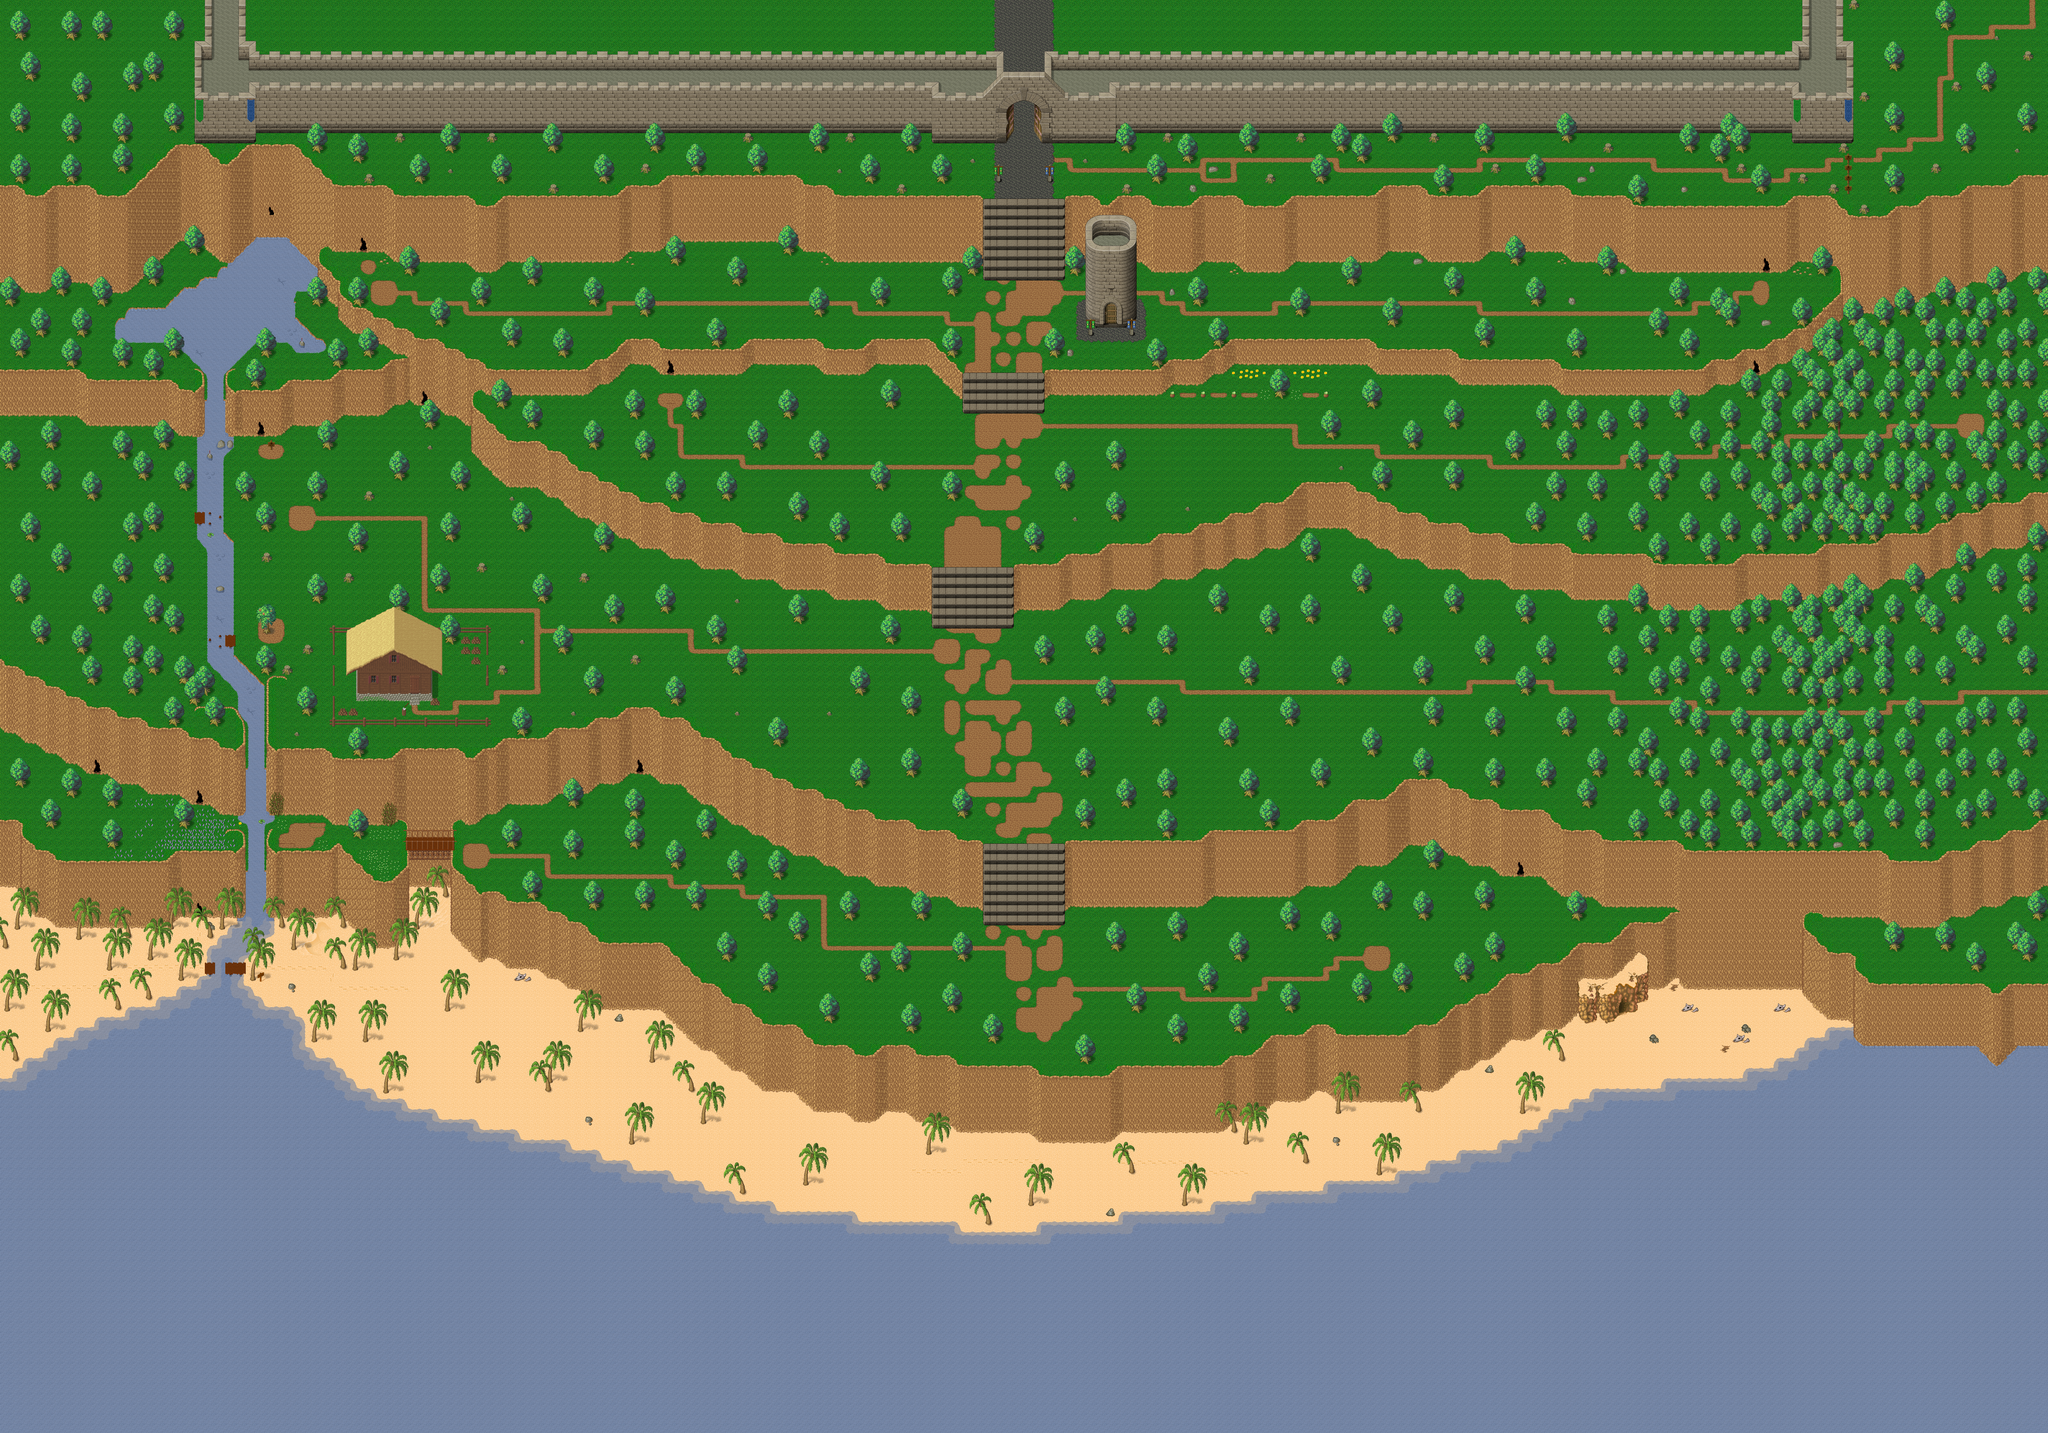

A level layout from a 2D game, rendered from its tile map. Below: a short description, then the map file with tile-grid data replaced by summaries:
An orthogonal 200x140 tile map with 32x32 px tiles, 6 tile layers (ground, ground 2, Fringe, top1, ...), 2 hidden layers not drawn, 14 tilesets and 21 objects (11x warp, 6x spawn, 4x PARTICLE_EFFECT).

<map version="1.4" tiledversion="1.4.1" orientation="orthogonal" renderorder="right-down" width="200" height="140" tilewidth="32" tileheight="32" infinite="0" nextlayerid="18" nextobjectid="91">
 <properties>
  <property name="background0image" value="graphics/images/spit23loginwallpaper_800x600.png" />
  <property name="author" value="TMW Brazil Team" />
  <property name="license" value="GPL 3.0" />
  <property name="minimap" value="graphics/minimaps/025-2.png" />
  <property name="music" value="sidequests.ogg" />
  <property name="name" value="Fortress Island - South" />
  <property name="overlay0image" value="graphics/images/ambient/cloud.png" />
  <property name="overlay0parallax" value="1.0" />
  <property name="overlay0scrollX" value="0.2" />
  <property name="overlay0scrollY" value="0.1" />
  <property name="overlay1image" value="graphics/images/ambient/darkness2.png" />
  <property name="overlay1mask" value="2" />
  <property name="overlay1parallax" value="1.0" />
  <property name="overlay1scrollX" value="0.2" />
  <property name="overlay1scrollY" value="0.1" />
  <property name="overlay2image" value="graphics/images/ambient/darkness1.png" />
  <property name="overlay2mask" value="4" />
  <property name="overlay2parallax" value="1.0" />
  <property name="overlay2scrollX" value="0.3" />
  <property name="overlay2scrollY" value="0.2" />
  <property name="overlay3image" value="graphics/images/ambient/night.png" />
  <property name="overlay3keepratio" value="true" />
  <property name="overlay3mask" value="8" />
  <property name="overlay4image" value="graphics/images/ambient/rain.png" />
  <property name="overlay4mask" value="16" />
  <property name="overlay4parallax" value="1.0" />
  <property name="overlay4scrollX" value="-0.3" />
  <property name="overlay4scrollY" value="1.6" />
  <property name="overlay5image" value="graphics/images/ambient/sandstorm.png" />
  <property name="overlay5mask" value="32" />
  <property name="overlay5parallax" value="1.0" />
  <property name="overlay5scrollX" value="0.2" />
  <property name="overlay5scrollY" value="0.1" />
  <property name="overlay6image" value="graphics/images/ambient/snow.png" />
  <property name="overlay6mask" value="64" />
  <property name="overlay6parallax" value="1.0" />
  <property name="overlay6scrollX" value="0.4" />
  <property name="overlay6scrollY" value="0.2" />
 </properties>
 <tileset firstgid="1" name="Colision" tilewidth="32" tileheight="32" tilecount="9" columns="3">
  <image source="../graphics/tilesets/collision.png" width="96" height="96" />
 </tileset>
 <tileset firstgid="10" name="Trans" tilewidth="32" tileheight="32" tilecount="176" columns="16">
  <image source="../graphics/tilesets/br/trans_woodland_desert.png" width="512" height="352" />
 </tileset>
 <tileset firstgid="186" name="Block Walls" tilewidth="32" tileheight="32" tilecount="256" columns="16">
  <image source="../graphics/tilesets/blockWalls.png" width="512" height="512" />
 </tileset>
 <tileset firstgid="442" name="Block Walls X2" tilewidth="32" tileheight="64" tilecount="16" columns="16">
  <image source="../graphics/tilesets/blockWalls_x2.png" width="512" height="64" />
 </tileset>
 <tileset firstgid="458" name="Woodland Ground" tilewidth="32" tileheight="32" tilecount="256" columns="16">
  <image source="../graphics/tilesets/woodland_ground.png" width="512" height="512" />
 </tileset>
 <tileset firstgid="714" name="Woodland X3" tilewidth="32" tileheight="96" tilecount="32" columns="16">
  <image source="../graphics/tilesets/woodland_x3.png" width="512" height="192" />
 </tileset>
 <tileset firstgid="746" name="Desert3" tilewidth="32" tileheight="32" tilecount="256" columns="16">
  <image source="../graphics/tilesets/br/desert3.png" width="512" height="512" />
 </tileset>
 <tileset firstgid="1002" name="Desert X5" tilewidth="32" tileheight="160" tilecount="6" columns="6">
  <image source="../graphics/tilesets/desert_x5.png" width="192" height="160" />
 </tileset>
 <tileset firstgid="1008" name="Desert X3" tilewidth="32" tileheight="96" tilecount="48" columns="16">
  <image source="../graphics/tilesets/desert_x3.png" width="512" height="288" />
 </tileset>
 <tileset firstgid="1056" name="Vila" tilewidth="32" tileheight="32" tilecount="256" columns="16">
  <image source="../graphics/tilesets/woodland_village.png" width="512" height="512" />
 </tileset>
 <tileset firstgid="1312" name="Vila X2" tilewidth="32" tileheight="64" tilecount="16" columns="16">
  <image source="../graphics/tilesets/woodland_village_x2.png" width="512" height="64" />
 </tileset>
 <tileset firstgid="1328" name="bordas" tilewidth="32" tileheight="32" tilecount="64" columns="16">
  <image source="../graphics/tilesets/blockWalls2.png" width="512" height="128" />
 </tileset>
 <tileset firstgid="1392" name="Placas" tilewidth="32" tileheight="64" tilecount="36" columns="9">
  <image source="../graphics/tilesets/signs_x2.png" width="288" height="256" />
 </tileset>
 <tileset firstgid="1428" name="castle-walls" tilewidth="32" tileheight="32" tilecount="374" columns="17">
  <image source="../graphics/tilesets/castle1.png" width="544" height="704" />
 </tileset>
 <layer id="1" name="ground" width="200" height="140">
  <data>[28000 cells, 28000 non-empty, 203 distinct tile ids]</data>
 </layer>
 <layer id="14" name="ground 2" width="200" height="140">
  <data>[28000 cells, 7 non-empty, 3 distinct tile ids]</data>
 </layer>
 <layer id="2" name="Fringe" width="200" height="140">
  <data>[28000 cells, 3040 non-empty, 189 distinct tile ids]</data>
 </layer>
 <layer id="3" name="top1" width="200" height="140">
  <data>[28000 cells, 420 non-empty, 67 distinct tile ids]</data>
 </layer>
 <layer id="4" name="top2" width="200" height="140">
  <data>[28000 cells, 14 non-empty, 8 distinct tile ids]</data>
 </layer>
 <layer id="5" name="top3" width="200" height="140">
  <data>[28000 cells, 0 non-empty, 0 distinct tile ids]</data>
 </layer>
 <layer id="6" name="collision" width="200" height="140" visible="0">
  <data>[28000 cells, 18587 non-empty, 1 distinct tile ids]</data>
 </layer>
 <layer id="17" name="heights" width="200" height="140" visible="0">
  <data>[28000 cells, 0 non-empty, 0 distinct tile ids]</data>
 </layer>
 <objectgroup id="13" name="Spawns" visible="0">
  <object id="75" name="Forain" type="spawn" x="832" y="2784" width="3168" height="864">
   <properties>
    <property name="death" value="60000" />
    <property name="max_beings" value="12" />
    <property name="monster_id" value="1061" />
    <property name="spawn" value="60000" />
   </properties>
  </object>
  <object id="76" name="Moonshroom" type="spawn" x="1472" y="2688" width="4256" height="1184">
   <properties>
    <property name="death" value="60000" />
    <property name="max_beings" value="12" />
    <property name="monster_id" value="1069" />
    <property name="spawn" value="60000" />
   </properties>
  </object>
 </objectgroup>
 <objectgroup id="15" name="Spawns 2" visible="0">
  <object id="85" name="Black Mamba" type="spawn" x="640" y="1344" width="3104" height="1408">
   <properties>
    <property name="death" value="60000" />
    <property name="max_beings" value="14" />
    <property name="monster_id" value="1174" />
    <property name="spawn" value="60000" />
   </properties>
  </object>
  </objectgroup>
 <objectgroup id="16" name="Spawns 3" visible="0">
  <!-- 2 objects omitted --></objectgroup>
 <objectgroup color="#ffff00" id="8" name="warps">
  <!-- 11 objects omitted --></objectgroup>
 <objectgroup color="#ff007f" id="9" name="objects" visible="0">
  <!-- 4 objects omitted --></objectgroup>
</map>
<!-- 18 of 21 objects omitted -->
